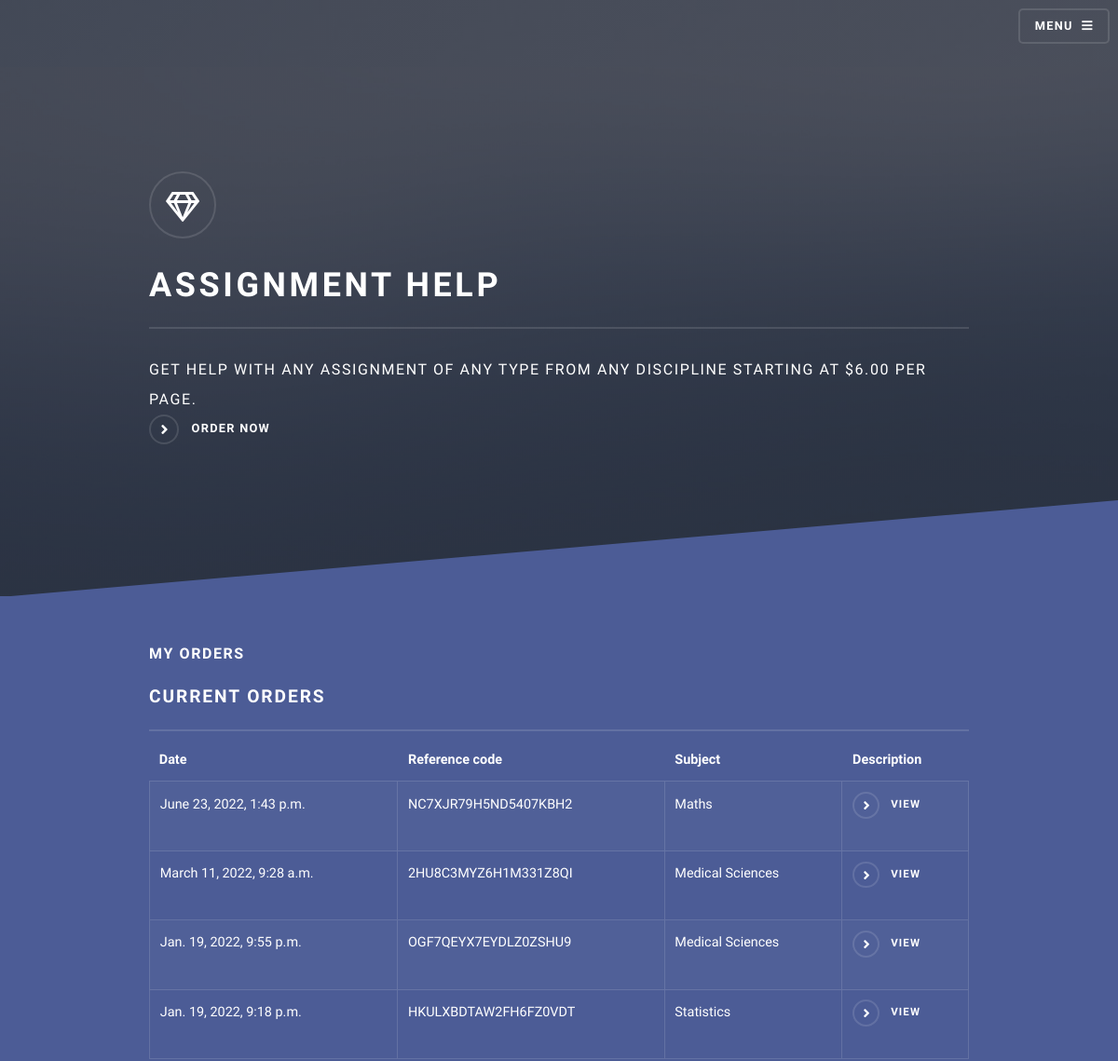
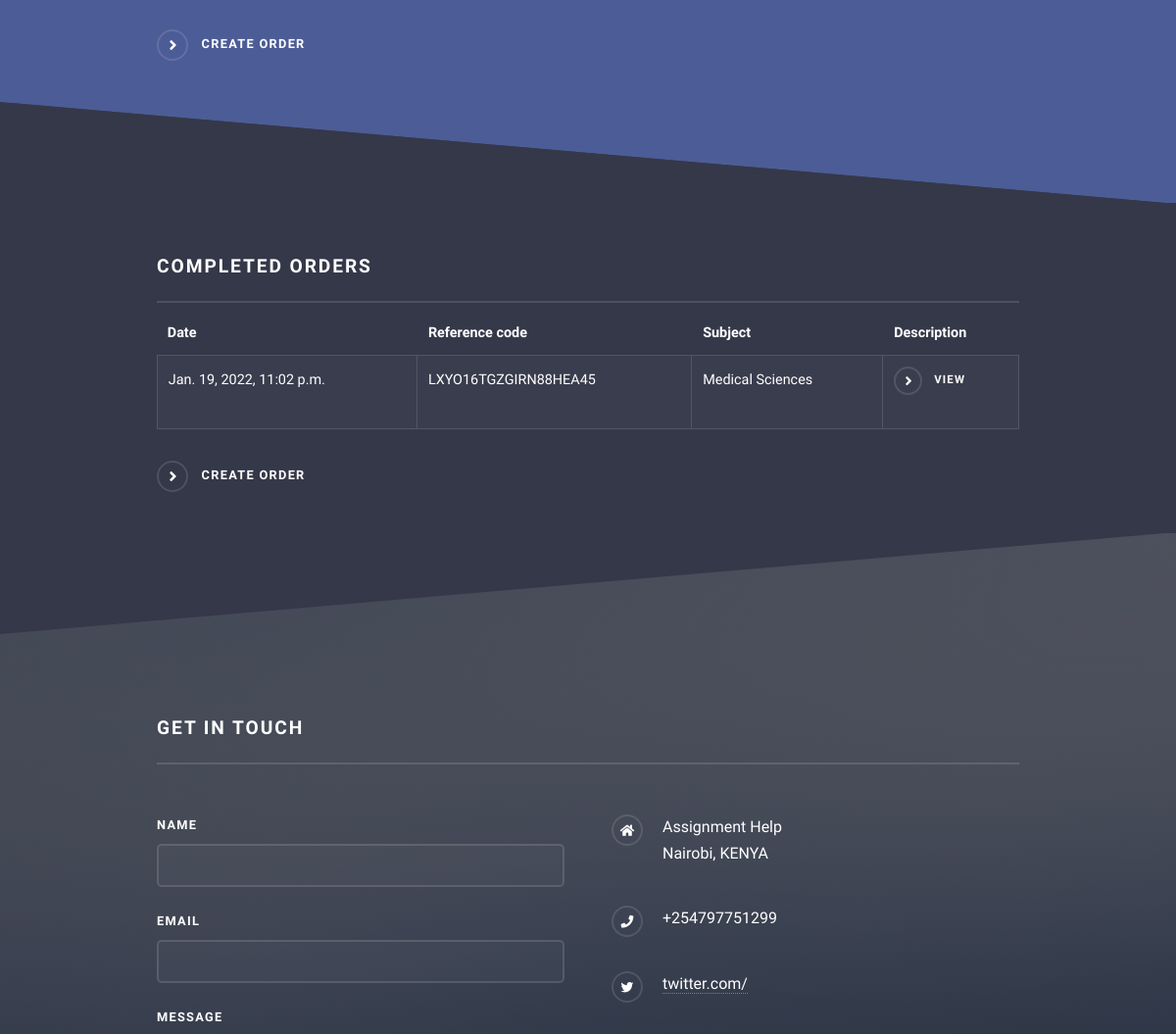
Page /dashboard/ (signed in, upper part) on the earlier database version (2 pictures, top to bottom).
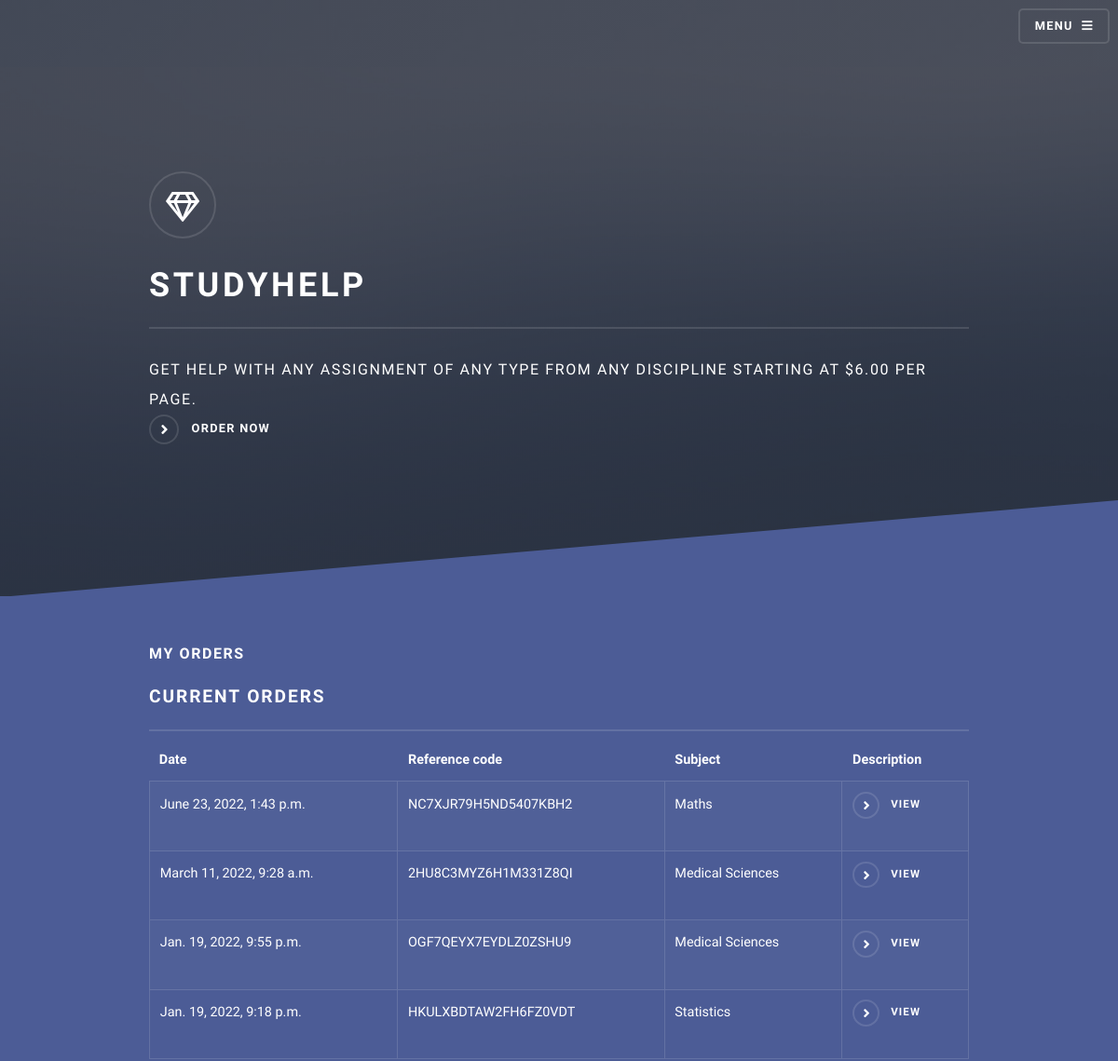
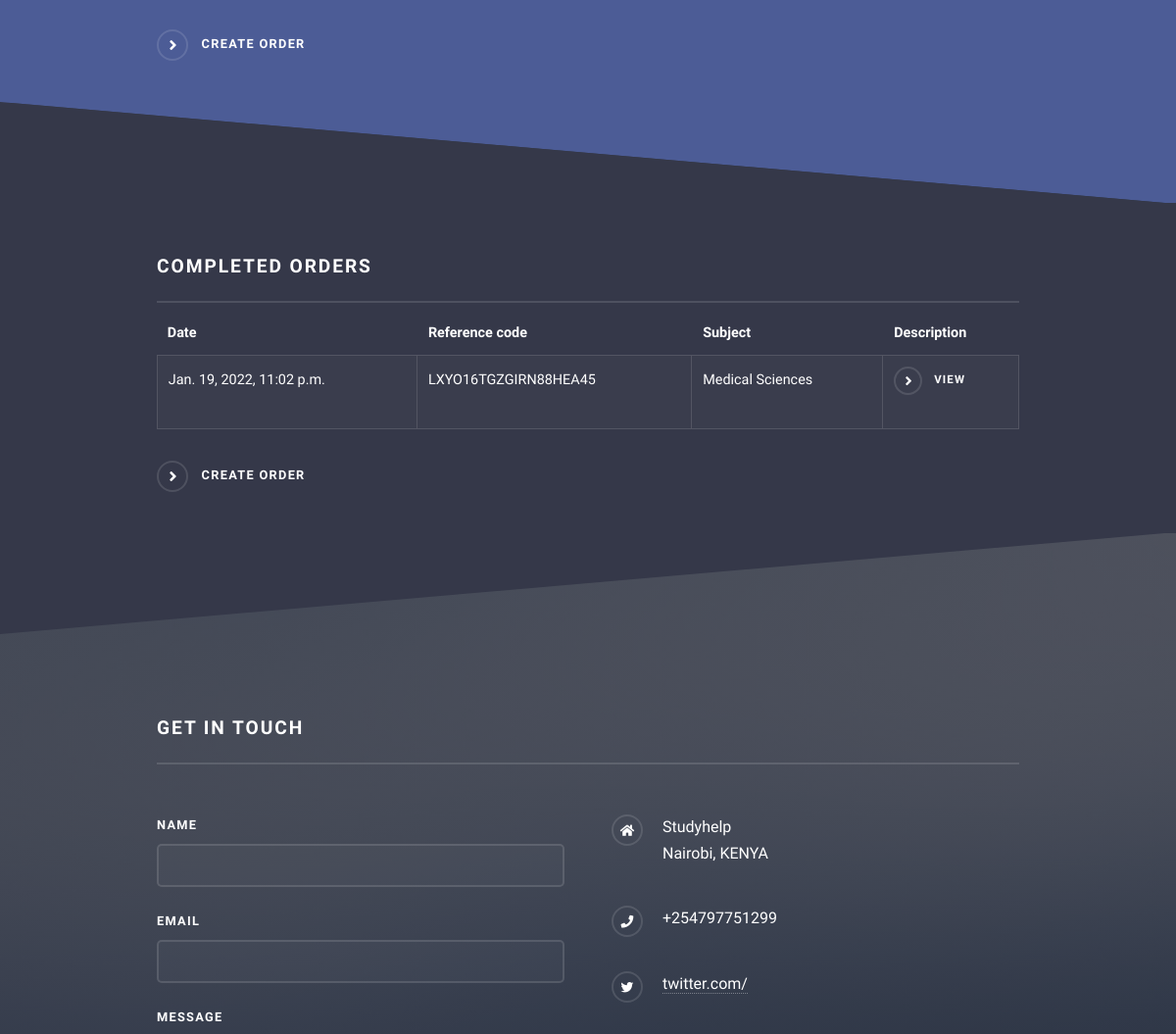
Same page on the later database version (2 pictures, top to bottom).
### page_edits/models.py (models this page shows, shortened)
class BrandName(models.Model):
    id = models.AutoField(primary_key=True)
    text = models.CharField(max_length=20)
    save_one_only('BrandName')

class Address(models.Model):
    id = models.AutoField(primary_key=True)
    p_o_box = models.CharField( max_length=50)
    location = models.CharField(max_length=50)
    save_one_only('Address')

### assignmenthelp/views.py (the view)
# urls.py: path(r'dashboard/',views.dashboard,name='dashboard'),
@login_required()
def dashboard(request):
    headers = HomeHeader.objects.all().order_by('date')
    brands = BrandName.objects.all()
    addresses = Address.objects.all()
    gmail_links = GmailLink.objects.all()
    instagram_accounts = InstagramAccount.objects.all()
    fb_accounts = FacebookAccount.objects.all()
    twitter_accounts = TwitterAccount.objects.all()
    phone_numbers = PhoneNumber.objects.all()
    completed_orders = Order.objects.filter(user=request.user,status='CP').order_by('-date_created')
    current_orders = Order.objects.filter(user=request.user,status='IP').order_by('-date_created')
    whatsapp = Whatsapp.objects.all()
    dashboard_title = DashboardTitleField.objects.all()
    dashboard_meta = DashboardMetaField.objects.all()
    context = {
        'headers':headers,
        'brands':brands,
        'addresses':addresses,
        'gmail_links':gmail_links,
        'instagram_accounts':instagram_accounts,
        'fb_accounts':fb_accounts,
        'twitter_accounts':twitter_accounts,
        'phone_numbers':phone_numbers,
        'completed_orders':completed_orders,
        'current_orders':current_orders,
        'whatsapp':whatsapp,
        'dashboard_title':dashboard_title,
        'dashboard_meta':dashboard_meta
    }
    if request.method == 'POST':
        form =ContactForm(request.POST)
        if form.is_valid():
            m_name = form.cleaned_data['name']
            email_address = form.cleaned_data['email']
            mail_message = form.cleaned_data['message']
            try:
                contact = Contact(name=m_name,email=email_address,message=mail_message)
                contact.save()
                template = render_to_string('emails/contact.html',{'name':m_name})
                email = EmailMessage(
                    'Studyhelp contact notification',
                    template,
                    settings.EMAIL_HOST_USER,
                    [email_address],
                )
                email.fail_silently = False
                email.send()
                admin_email = EmailMessage(
                    'Contact notification from' +email_address,
                    mail_message,
                    settings.EMAIL_HOST_USER,
                    ['studyhelp email account'],
                )
                admin_email.fail_silently = False
                admin_email.send()
                messages.success(request,"Message sent succesfully.")
                return redirect('/dashboard/')
            except Exception as e:
                messages.warning(request,"Please enter all the required fields")
                return redirect('/dashboard/')
        else:
            messages.warning(request,"Plese complete all the required fields")
            return redirect('/dashboard/')
    else:
        form = ContactForm()
        context.update({
            'form':form
        })
    return render(request,'dashboard.htm',context)

### assignmenthelp/forms.py
class ContactForm(forms.Form):
    name = forms.CharField(label='', max_length=100,widget=forms.TextInput(attrs={'name':'name','id':'name'}))
    email = forms.EmailField( label='',max_length=100 ,widget=forms.EmailInput(attrs={'name':'email','id':'email'}))
    message = forms.CharField( label='',widget=forms.Textarea(attrs={'id':'message','name':'message','rows':5}))

### templates/dashboard.htm (shortened to what the changed rows need)
{%extends 'base_layout.htm'%}
{%load static%}
{%block content%}
<section id="banner">
    <div class="inner">
        <div class="logo"><span class="icon fa-gem"></span></div>
        {%for brand in brands%}
        <h2>{{brand.text}}</h2>
        {%endfor%}
        {%for header in headers%}
        <p>{{header.text}}<a href="/create_order/" class="special">Order Now</a></p>
        {%endfor%}
    </div>
</section>
        <section id="one" class="wrapper spotlight style1">
            <div class="inner">
                <div class="content">
                    <h1>My Orders</h1>
                    <h2 class="major">Current orders</h2>
                    <div class="table-wrapper">
                        <table class="alt">
                            <thead>
                                <tr>
                                    <th>Date</th>
                                    <th>Reference code</th>
                                    <th>Subject</th>
                                    <th>Description</th>
                                </tr>
                            </thead>
                        </table>
                    </div>
                </div>
            </div>
        </section>
        <section id="two" class="wrapper alt  style2">
            <div class="inner">
                <div class="content">
                    <h2 class="major">Completed orders</h2>
                    <div class="table-wrapper">
                        <table class="alt">
                            <thead>
                                <tr>
                                    <th>Date</th>
                                    <th>Reference code</th>
                                    <th>Subject</th>
                                    <th>Description</th>
                                </tr>
                            </thead>
                        </table>
                    </div>
                </div>
            </div>
        </section>
{%endblock%}
{%block footer%}
<section id="footer">
    <div class="inner">
        <h2 class="major">Get in touch</h2>
        <ul class="contact">
            {%for address in addresses%}
            <li class="icon solid fa-home">
                {{address.p_o_box}}<br />
                {{address.location}}<br />
            </li>
            {%endfor%}
            {%for phone in phone_numbers%}
            <li class="icon solid fa-phone">{{phone.phone}}</li>
            {%endfor%}
            {%for twitter in twitter_accounts%}
            <li class="icon brands fa-twitter"><a href="https://www.{{twitter.twitter}}">{{twitter.twitter}}</a></li>
            {%endfor%}
        </ul>
    </div>
</section>
{%endblock%}

Differences in the rows shown:
changed BrandName: text "ASSIGNMENT HELP" → "STUDYHELP"
changed Address "Nairobi, KENYA": p_o_box "Assignment Help" → "Studyhelp"
